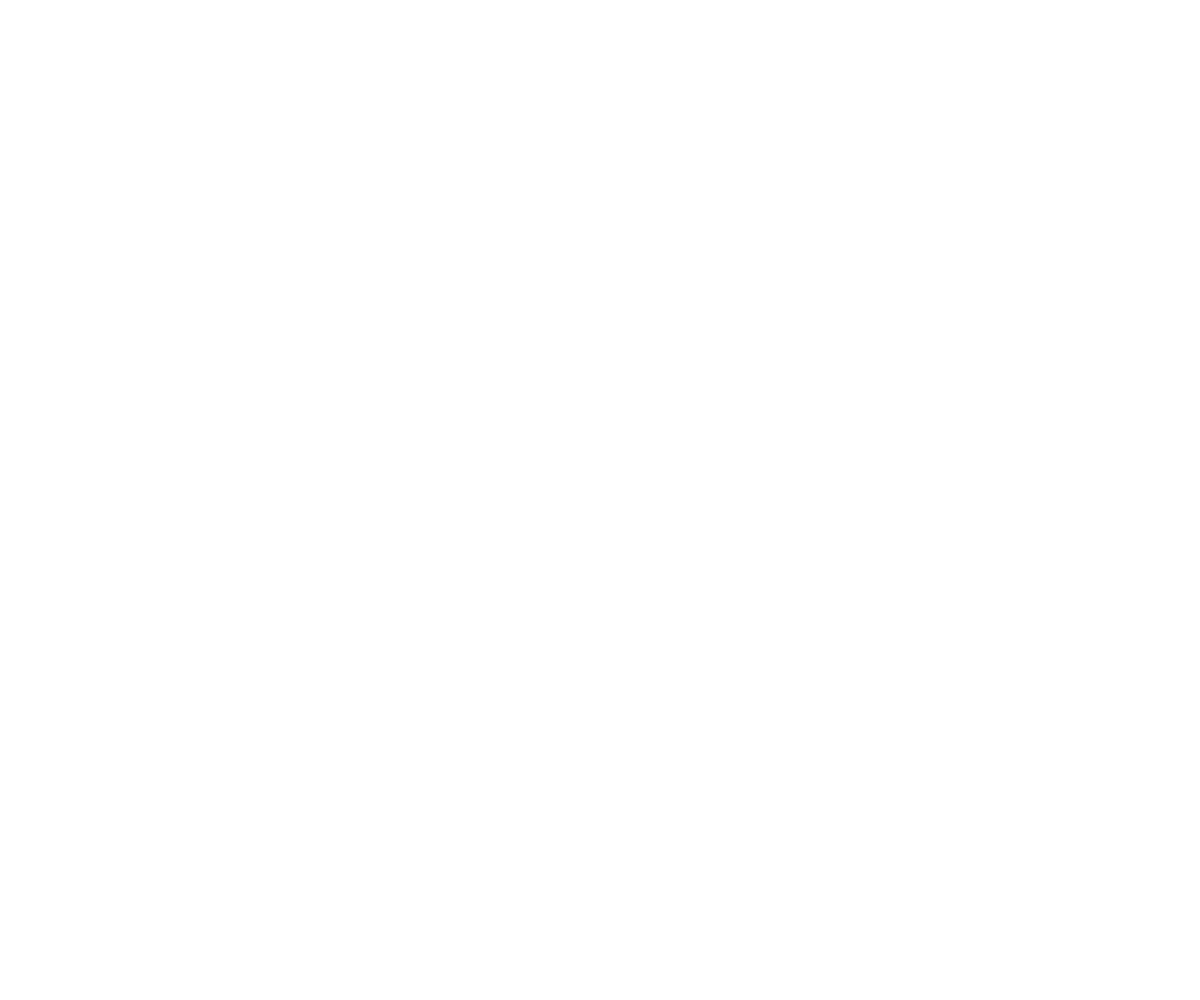
Frame 1 (no input)
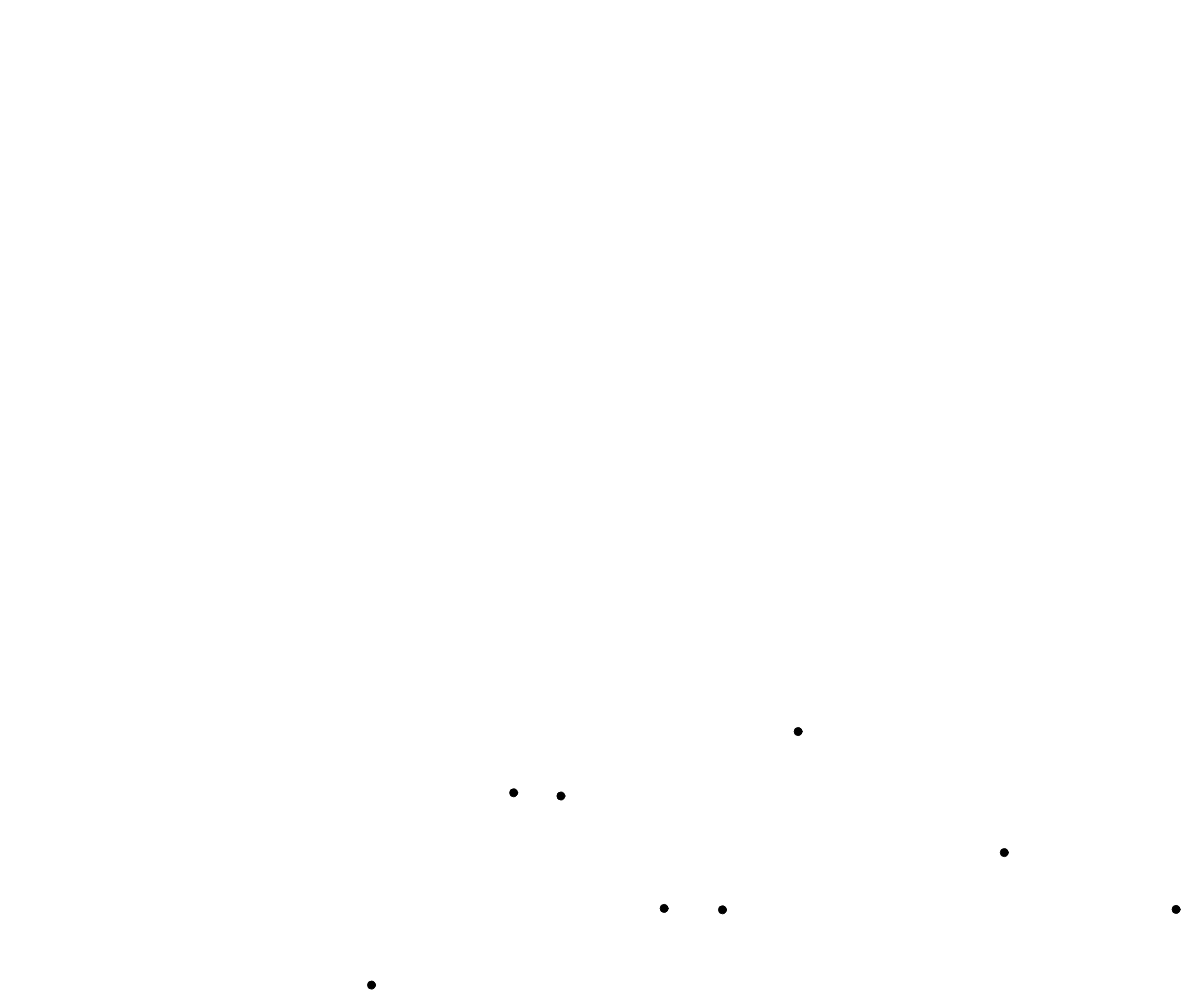
Frame 60 (no input)
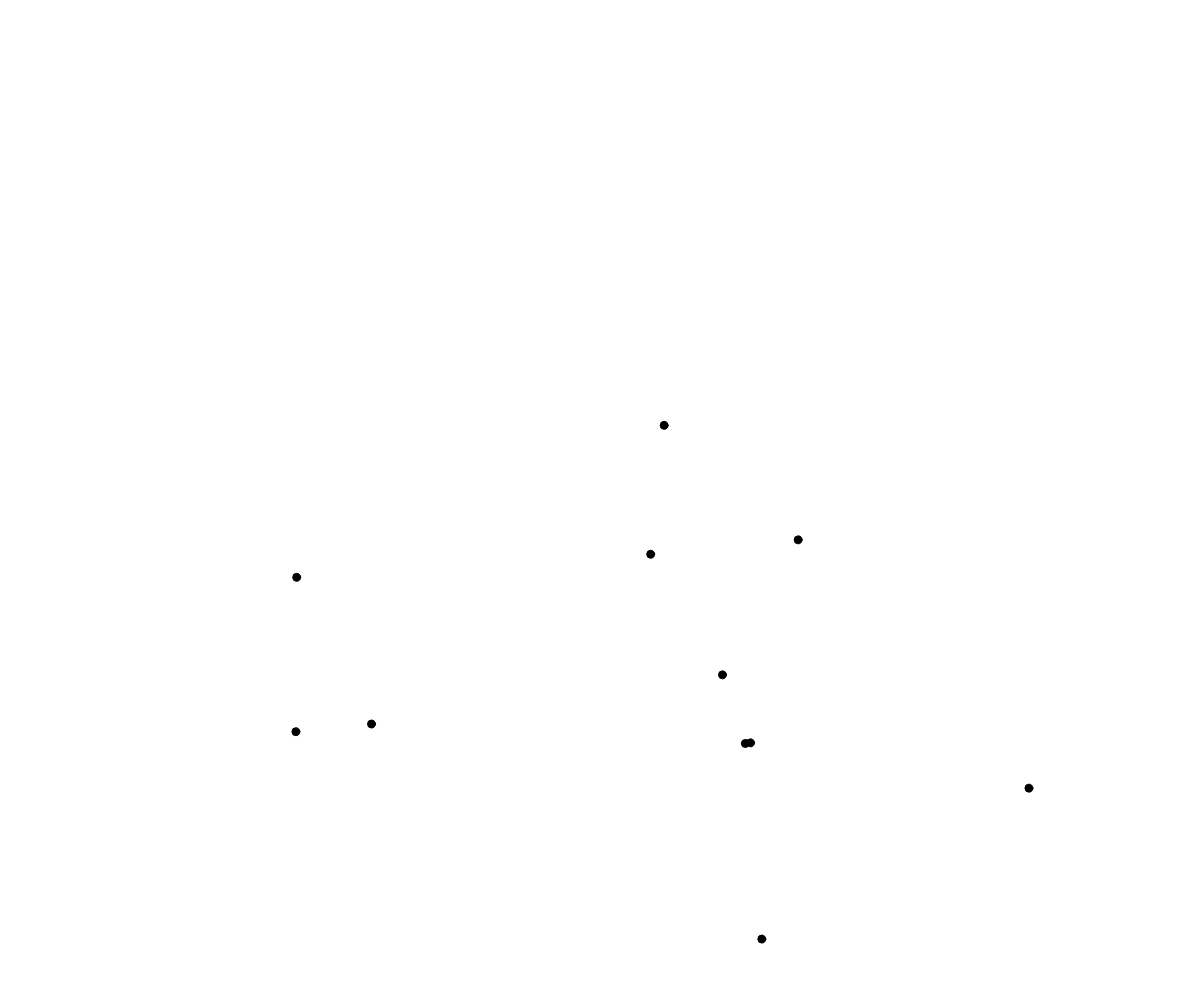
Frame 120 (the mouse pressed at the canvas centre since frame 60)

The p5.js sketch that drew these frames (run headless with seeded random() and noise() and a simulated clock; from frame 60 on, the mouse is pressed at the canvas centre):

// p5.js sketch
// ── sketch.js

// 3:45

var gravity = 0.1;

var particles = [];

function setup() {
  createCanvas(window.innerWidth, window.innerHeight);
}

function draw() {
  if (random(1) < 0.1) {
    particles.push(new Particle());
  }
  clear();

  for (var i = particles.length-1; i >= 0; i--) {
    particles[i].update();
    particles[i].display();

    if (particles[i].finished()) {
      particles.splice(i,1);
    }
  }

}

function Particle() {
  this.x = random(width);
  this.y = height;
  this.yspeed = random(-12,-5);
}

Particle.prototype.finished = function() {
  return this.yspeed > 0;
}

Particle.prototype.update = function() {
  this.y = this.y + this.yspeed;
  this.yspeed = this.yspeed + gravity;
}

Particle.prototype.display = function() {
  fill(0);
  stroke(0);
  ellipse(this.x,this.y,8,8);
}
